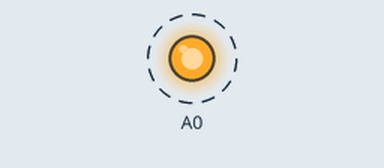
Bench run of a sketch on a simulated Arduino Uno, built with avr-gcc and run on an emulated ATmega328P. Parts: output pins drawn as LEDs (lit = HIGH). Dashed ring = blinking.

Above: at 0.8 s.
Timing chart, 0 to 3.6 s (numbered marks = the images above):
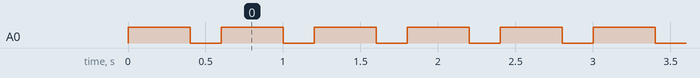

The sketch:

buzzer_test.ino
```cpp
//#include <U8g2lib.h>
//
//#define SCREEN_HEIGHT 32
//#define SCREEN_WIDTH 128
//#define YELLOW_OFFSET 16
//#define OLED_SDA 21
//#define OLED_SCL 22
//U8G2_SSD1306_128X64_NONAME_F_HW_I2C display(/*R2: rotation 180*/U8G2_R0, /*reset*/U8X8_PIN_NONE, /* clock */ OLED_SCL, /* data */ OLED_SDA);

void setup() {
  // put your setup code here, to run once:
  pinMode(A0, OUTPUT);
  //pinMode(5, OUTPUT);

  //display.begin();

  alert();
}

void loop() {
  // put your main code here, to run repeatedly:
//  display.firstPage();
//  do {
//    display.setFont(u8g2_font_helvR14_tr);
//    display.drawStr(0,16,"Power: ");
//    display.drawStr(0,50, "2 kWh");
//
//  } while ( display.nextPage() );

  alert();
  //relay_off();

}

void alert(){
  digitalWrite(A0, HIGH);
  delay(400);
  digitalWrite(A0, LOW);
  delay(200);
}

void relay_off(){
  digitalWrite(5, HIGH);
  delay(1000);
  digitalWrite(5, LOW);
  delay(1000);
}
```

Measured:
- by itself, A0: alternates HIGH for 0.40 s and LOW for 0.20 s
